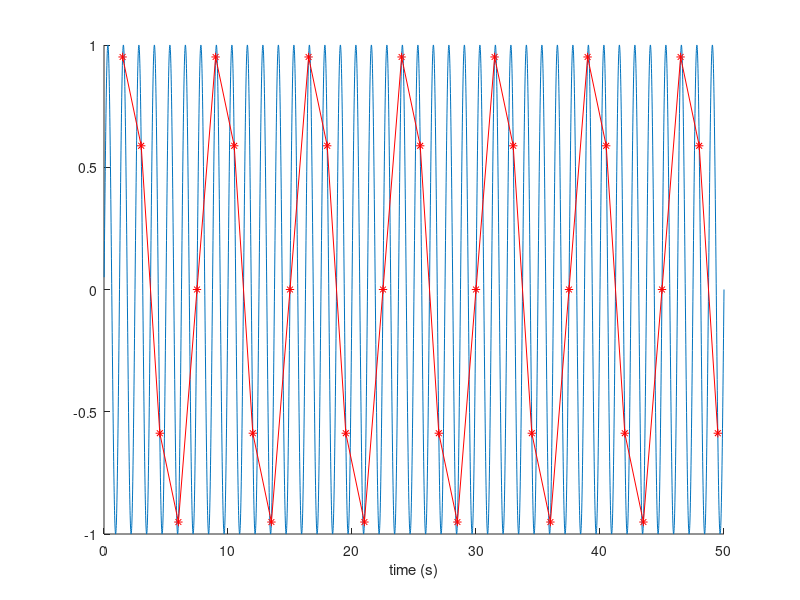

Source code (MATLAB):



% say 100Hz
srate = 100;
tt = [1:5000]/srate;

% say we have a 1 Hz response
a = sin(tt*2*pi*.8);

figure('Position',[0 0 800 300]),hold on
plot(tt,a)
% say our TR  = 1.5 s
sample_points = find(mod(tt,1.5)==0);
plot(tt(sample_points),a(sample_points),'r*')
plot(tt(sample_points),a(sample_points),'r-')
xlabel('time (s)')

